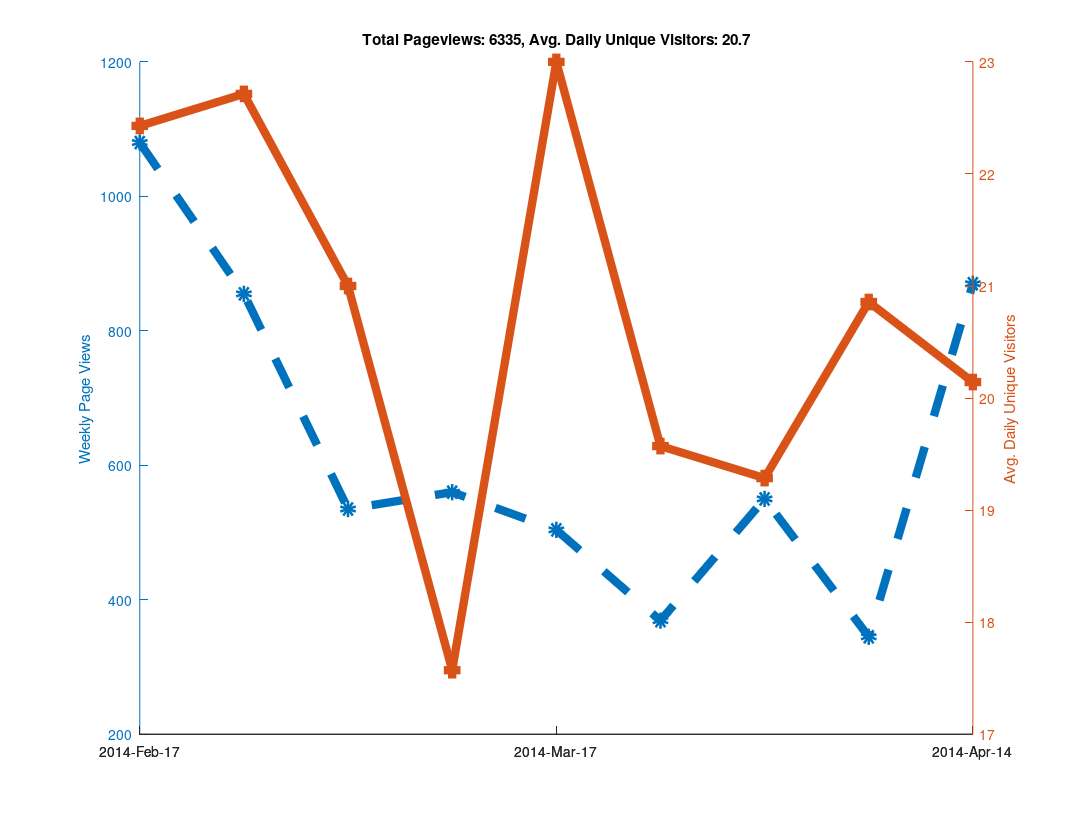

The MATLAB source for this figure:
clear all

% Github has a "traffic" page now, but it doesn't seem like you can
% put in an arbitrary date range?  When I looked at it, it showed the
% numbers of unique visitors and views for the last two weeks only...
% So as long as I check back at least once every two weeks I can keep
% a record of it?  Great...

% https://github.com/libMesh/libmesh/graphs/traffic

% Date, Views, Unique Visitors
data = {
    '2014-Feb-17', 274, 25
    '2014-Feb-18', 145, 30
    '2014-Feb-19', 129, 27
    '2014-Feb-20', 202, 24
    '2014-Feb-21', 240, 22
    '2014-Feb-22', 62,  17
    '2014-Feb-23', 28,  12
    '2014-Feb-24', 217, 19
    '2014-Feb-25', 90,  25
    '2014-Feb-26', 189, 36
    '2014-Feb-27', 112, 26
    '2014-Feb-28', 81,  20
    '2014-Mar-01', 113, 17
    '2014-Mar-02', 53,  16
    '2014-Mar-03', 41,  21
    '2014-Mar-04', 144, 35
    '2014-Mar-05', 51,  20
    '2014-Mar-06', 157, 25
    '2014-Mar-07', 50,  22
    '2014-Mar-08', 50,  11
    '2014-Mar-09', 42,  13
    '2014-Mar-10', 61,  16
    '2014-Mar-11', 27,  16
    '2014-Mar-12', 111, 20
    '2014-Mar-13', 66,  20
    '2014-Mar-14', 223, 25
    '2014-Mar-15', 46,   9
    '2014-Mar-16', 26,  17
    '2014-Mar-17', 80,  29
    '2014-Mar-18', 59,  30
    '2014-Mar-19', 85,  31
    '2014-Mar-20', 122, 18
    '2014-Mar-21', 61,  21
    '2014-Mar-22', 33,  18
    '2014-Mar-23', 64,  14
    '2014-Mar-24', 95,  24
    '2014-Mar-25', 75,  28
    '2014-Mar-26', 49,  18
    '2014-Mar-27', 57,  24
    '2014-Mar-28', 33,  16
    '2014-Mar-29', 41,  16
    '2014-Mar-30', 19,  11
    '2014-Mar-31', 52,  12
    '2014-Apr-01', 120, 21
    '2014-Apr-02', 68,  23
    '2014-Apr-03', 98,  28
    '2014-Apr-04', 77,  21
    '2014-Apr-05', 80,  15
    '2014-Apr-06', 55,  15
    '2014-Apr-07', 71,  31
    '2014-Apr-08', 84,  26
    '2014-Apr-09', 33,  18
    '2014-Apr-10', 32,  16
    '2014-Apr-11', 51,  20
    '2014-Apr-12', 25,  15
    '2014-Apr-13', 49,  20
    '2014-Apr-14', 120, 23
    '2014-Apr-15', 191, 27
    '2014-Apr-16', 219, 24
    '2014-Apr-17', 216, 30
    '2014-Apr-18', 63,  19
    '2014-Apr-19', 36,  11
    '2014-Apr-20', 25,   7
    '2014-Apr-21', 115, 24
    '2014-Apr-22', 128, 31
    '2014-Apr-23', 87,  25
    '2014-Apr-24', 108, 23
    '2014-Apr-25', 111, 20
    '2014-Apr-26', 89,   9
    '2014-Apr-27', 29,  11
    };

% length works like you would expect it to for cell arrays.
N=length(data);

% A cell array of strings holding just the dates
dates = {data{:,1}};

% Note the extra square brackets!  This seems to be required (at least
% in Octave) to catch the output of data{:,2} as an array.
views = [data{:,2}];
visitors = [data{:,3}];



% 1.) Make daily plot - You can do this, but it gets a bit hard to read

%% % Can't plot string data automatically?
%% x=linspace(1,N,N);
%%
%% % Only way to set linestyles with plotyy is after the fact, apparently.
%% % plotyy returns the axis handle first, followed by the two plot handles.
%% clf;
%% hold on;
%% [haxis, h1, h2] = plotyy(x, views, x, visitors);
%%
%% % Label the axes
%% ylabel (haxis(1), 'Daily Page Views');
%% ylabel (haxis(2), 'Daily Unique Visitors');
%%
%% % Totaling unique visitors doesn't really mean much...
%% title (['Total Pageviews: ', num2str(sum(views)), ', Avg. Daily Unique Visitors: ', num2str(mean(visitors))]);
%%
%% % Make thick lines - this looks better in PDF
%% set([h1, h2], 'linewidth', 6);
%%
%% % Turn on markers
%% set(h1, 'marker', 'o');
%% set(h2, 'marker', 's');
%%
%% % Set marker size
%% set([h1, h2], 'markersize', 6);
%%
%% % Make dashed line?  Aquaterm doesn't seem to properly display this, but it
%% % does work in the PDF!
%% set(h1, 'linestyle', '--');
%%
%% % Set the xticks and labels so that it shows dates instead of numbers.
%% xticksat = [1 length(x)];
%% set(haxis, 'xtick', xticksat);
%%
%% for i=1:length(xticksat)
%%   xtlabels{i} = data{xticksat(i), 1};
%% end
%% set(haxis, 'xticklabel', xtlabels);
%%
%% % Print to PDF
%% set (gcf, "paperposition", [0.25, 0.25, 10.75, 8.25]);
%% set (gcf, "papersize", [11, 8.5]);
%% set (gcf, "paperorientation", 'landscape');
%%
%% % Make a PDF of this plot.
%% print('-dpdf', 'github_traffic.pdf', '-FHelvetica:20');



% 2.) Make weekly plot - the data is naturally week-periodic
week_indexes = 1:7:N;

% Get total views and average unique viewers for each week
week_views = [];
week_visitors = [];
  for i=1:length(week_indexes)-1
  start = week_indexes(i);
  stop = week_indexes(i+1) - 1;
  week_views(end+1) = sum(views(start:stop));
  week_visitors(end+1) = mean(visitors(start:stop));
end

clf;
hold on;
x=linspace(1, length(week_views), length(week_views));
[haxis, h1, h2] = plotyy(x, week_views, x, week_visitors);

% Label the axes
ylabel (haxis(1), 'Weekly Page Views');
ylabel (haxis(2), 'Avg. Daily Unique Visitors');

% Totaling unique visitors doesn't really mean much...
title (['Total Pageviews: ', num2str(sum(views)), ', Avg. Daily Unique Visitors: ', num2str(mean(visitors))]);

% Make thick lines - this looks better in PDF
set([h1, h2], 'linewidth', 6);

% Turn on markers
set(h1, 'marker', 'o');
set(h2, 'marker', 's');

% Set marker size
set([h1, h2], 'markersize', 6);

% Make dashed line?  Aquaterm doesn't seem to properly display this, but it
% does work in the PDF!
set(h1, 'linestyle', '--');

% Set the xticks and labels so that it shows dates instead of numbers.
xticksat = [1 ceil(length(x)/2) length(x)];
set(haxis, 'xtick', xticksat);

for i=1:length(xticksat)
  xtlabels{i} = data{week_indexes(xticksat(i)), 1};
end
set(haxis, 'xticklabel', xtlabels);

% Print to PDF
set (gcf, "paperposition", [0.25, 0.25, 10.75, 8.25]);
set (gcf, "papersize", [11, 8.5]);
set (gcf, "paperorientation", 'landscape');

% Make a PDF of this plot.
print('-dpdf', 'weekly_github_traffic.pdf', '-FHelvetica:20');



% 3.) Make monthly plot - not enough data to be interesting yet...

%% month_intervals = {'2014-Feb-17', '2014-Mar-17', '2014-Apr-17'};
%%
%% % Numerical indexes of the month intervals
%% month_indexes = [];
%%
%% for i=1:length(month_intervals)
%%   % Calling 'strcmp' on a cell array of strings returns an array of 0s
%%   % and 1s, then 'find' returns the non-zero index.  The 'end' keyword
%%   % is used to append to the array.
%%   month_indexes(end+1) = find(strcmp(month_intervals{i}, dates));
%% end
%%
%% % Get total views and average unique viewers for each month
%% month_views = [];
%% month_visitors = [];
%%   for i=1:length(month_indexes)-1
%%   start = month_indexes(i);
%%   stop = month_indexes(i+1) - 1;
%%   month_views(end+1) = sum(views(start:stop));
%%   month_visitors(end+1) = mean(visitors(start:stop));
%% end
%%
%% clf;
%% hold on;
%% x=linspace(1, length(month_views), length(month_views));
%% [haxis, h1, h2] = plotyy(x, month_views, x, month_visitors);
